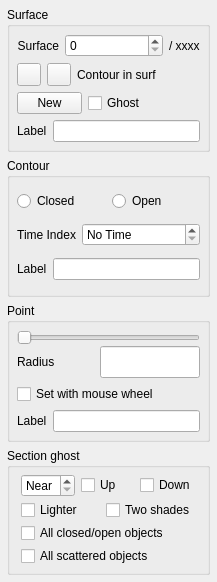
<?xml version="1.0" encoding="UTF-8"?>
<ui version="4.0">
 <class>ContSurfPoint</class>
 <widget class="QWidget" name="ContSurfPoint">
  <property name="geometry">
   <rect>
    <x>0</x>
    <y>0</y>
    <width>217</width>
    <height>582</height>
   </rect>
  </property>
  <property name="focusPolicy">
   <enum>Qt::StrongFocus</enum>
  </property>
  <property name="windowTitle">
   <string>3dmod Surf/Cont/Point</string>
  </property>
  <layout class="QVBoxLayout">
   <property name="spacing">
    <number>6</number>
   </property>
   <property name="margin">
    <number>7</number>
   </property>
   <item>
    <widget class="QGroupBox" name="surfaceGroup">
     <property name="sizePolicy">
      <sizepolicy hsizetype="Preferred" vsizetype="Preferred">
       <horstretch>0</horstretch>
       <verstretch>1</verstretch>
      </sizepolicy>
     </property>
     <property name="title">
      <string>Surface</string>
     </property>
     <layout class="QVBoxLayout">
      <property name="spacing">
       <number>6</number>
      </property>
      <property name="margin">
       <number>7</number>
      </property>
      <item>
       <layout class="QHBoxLayout">
        <property name="spacing">
         <number>6</number>
        </property>
        <property name="margin">
         <number>0</number>
        </property>
        <item>
         <widget class="QLabel" name="TextLabel1">
          <property name="text">
           <string>Surface</string>
          </property>
          <property name="alignment">
           <set>Qt::AlignRight|Qt::AlignTrailing|Qt::AlignVCenter</set>
          </property>
          <property name="wordWrap">
           <bool>false</bool>
          </property>
         </widget>
        </item>
        <item>
         <widget class="QSpinBox" name="surfaceSpinBox">
          <property name="sizePolicy">
           <sizepolicy hsizetype="Minimum" vsizetype="Fixed">
            <horstretch>1</horstretch>
            <verstretch>0</verstretch>
           </sizepolicy>
          </property>
          <property name="focusPolicy">
           <enum>Qt::ClickFocus</enum>
          </property>
          <property name="toolTip">
           <string>Current surface/Enter surface to go to (hot keys 7/8 for previous/next surface)</string>
          </property>
          <property name="keyboardTracking">
           <bool>false</bool>
          </property>
         </widget>
        </item>
        <item>
         <widget class="QLabel" name="surfaceLabel">
          <property name="text">
           <string>/ xxxx</string>
          </property>
          <property name="alignment">
           <set>Qt::AlignLeading|Qt::AlignLeft|Qt::AlignVCenter</set>
          </property>
          <property name="wordWrap">
           <bool>false</bool>
          </property>
         </widget>
        </item>
       </layout>
      </item>
      <item>
       <layout class="QHBoxLayout">
        <property name="spacing">
         <number>6</number>
        </property>
        <property name="margin">
         <number>0</number>
        </property>
        <item>
         <widget class="QToolButton" name="upContButton">
          <property name="sizePolicy">
           <sizepolicy hsizetype="Minimum" vsizetype="Minimum">
            <horstretch>0</horstretch>
            <verstretch>0</verstretch>
           </sizepolicy>
          </property>
          <property name="minimumSize">
           <size>
            <width>0</width>
            <height>0</height>
           </size>
          </property>
          <property name="maximumSize">
           <size>
            <width>100</width>
            <height>100</height>
           </size>
          </property>
          <property name="focusPolicy">
           <enum>Qt::NoFocus</enum>
          </property>
          <property name="toolTip">
           <string>Go to next contour in this surface (hot key 6)</string>
          </property>
          <property name="text">
           <string/>
          </property>
          <property name="icon">
           <iconset resource="3dmod.qrc">
            <normaloff>:/images/uparrow.png</normaloff>:/images/uparrow.png</iconset>
          </property>
          <property name="autoRepeat">
           <bool>true</bool>
          </property>
         </widget>
        </item>
        <item>
         <widget class="QToolButton" name="downContButton">
          <property name="focusPolicy">
           <enum>Qt::NoFocus</enum>
          </property>
          <property name="toolTip">
           <string>Go to previous contour in this surface (hot key 5)</string>
          </property>
          <property name="text">
           <string/>
          </property>
          <property name="icon">
           <iconset resource="3dmod.qrc">
            <normaloff>:/images/downarrow.png</normaloff>:/images/downarrow.png</iconset>
          </property>
          <property name="autoRepeat">
           <bool>true</bool>
          </property>
         </widget>
        </item>
        <item>
         <widget class="QLabel" name="TextLabel1_2">
          <property name="sizePolicy">
           <sizepolicy hsizetype="Preferred" vsizetype="Preferred">
            <horstretch>0</horstretch>
            <verstretch>0</verstretch>
           </sizepolicy>
          </property>
          <property name="text">
           <string>Contour in surf</string>
          </property>
          <property name="alignment">
           <set>Qt::AlignLeading|Qt::AlignLeft|Qt::AlignVCenter</set>
          </property>
          <property name="wordWrap">
           <bool>false</bool>
          </property>
         </widget>
        </item>
        <item>
         <spacer name="Spacer2">
          <property name="orientation">
           <enum>Qt::Horizontal</enum>
          </property>
          <property name="sizeType">
           <enum>QSizePolicy::Expanding</enum>
          </property>
          <property name="sizeHint" stdset="0">
           <size>
            <width>5</width>
            <height>0</height>
           </size>
          </property>
         </spacer>
        </item>
       </layout>
      </item>
      <item>
       <layout class="QHBoxLayout">
        <property name="spacing">
         <number>6</number>
        </property>
        <property name="margin">
         <number>0</number>
        </property>
        <item>
         <widget class="QPushButton" name="newSurfButton">
          <property name="sizePolicy">
           <sizepolicy hsizetype="Fixed" vsizetype="Fixed">
            <horstretch>0</horstretch>
            <verstretch>0</verstretch>
           </sizepolicy>
          </property>
          <property name="maximumSize">
           <size>
            <width>65</width>
            <height>32767</height>
           </size>
          </property>
          <property name="focusPolicy">
           <enum>Qt::NoFocus</enum>
          </property>
          <property name="toolTip">
           <string> (hot key Shift+N)</string>
          </property>
          <property name="text">
           <string>New</string>
          </property>
         </widget>
        </item>
        <item>
         <widget class="QCheckBox" name="surfGhostBox">
          <property name="focusPolicy">
           <enum>Qt::NoFocus</enum>
          </property>
          <property name="toolTip">
           <string>Highlight current surface in image display</string>
          </property>
          <property name="text">
           <string>Ghost</string>
          </property>
         </widget>
        </item>
       </layout>
      </item>
      <item>
       <layout class="QHBoxLayout">
        <item>
         <widget class="QLabel" name="TextLabel4_2">
          <property name="text">
           <string>Label</string>
          </property>
          <property name="wordWrap">
           <bool>false</bool>
          </property>
         </widget>
        </item>
        <item>
         <widget class="QLineEdit" name="surfaceLabelEdit">
          <property name="sizePolicy">
           <sizepolicy hsizetype="Expanding" vsizetype="Fixed">
            <horstretch>1</horstretch>
            <verstretch>0</verstretch>
           </sizepolicy>
          </property>
          <property name="focusPolicy">
           <enum>Qt::ClickFocus</enum>
          </property>
          <property name="toolTip">
           <string>Enter a label for this contour</string>
          </property>
         </widget>
        </item>
       </layout>
      </item>
     </layout>
    </widget>
   </item>
   <item>
    <widget class="QGroupBox" name="GroupBox4">
     <property name="sizePolicy">
      <sizepolicy hsizetype="Preferred" vsizetype="Preferred">
       <horstretch>0</horstretch>
       <verstretch>1</verstretch>
      </sizepolicy>
     </property>
     <property name="title">
      <string>Contour</string>
     </property>
     <layout class="QVBoxLayout">
      <property name="spacing">
       <number>6</number>
      </property>
      <property name="margin">
       <number>7</number>
      </property>
      <item>
       <layout class="QHBoxLayout">
        <property name="spacing">
         <number>6</number>
        </property>
        <property name="margin">
         <number>0</number>
        </property>
        <item>
         <widget class="QRadioButton" name="closedRadioButton">
          <property name="focusPolicy">
           <enum>Qt::NoFocus</enum>
          </property>
          <property name="toolTip">
           <string>Make contour closed in closed-type object (hot key Shift+O to toggle)</string>
          </property>
          <property name="text">
           <string>Closed</string>
          </property>
         </widget>
        </item>
        <item>
         <widget class="QRadioButton" name="openRadioButton">
          <property name="focusPolicy">
           <enum>Qt::NoFocus</enum>
          </property>
          <property name="toolTip">
           <string>Make contour open in closed-type object (hot key Shift+O to toggle)</string>
          </property>
          <property name="text">
           <string>Open</string>
          </property>
         </widget>
        </item>
       </layout>
      </item>
      <item>
       <layout class="QHBoxLayout">
        <property name="spacing">
         <number>6</number>
        </property>
        <property name="margin">
         <number>0</number>
        </property>
        <item>
         <widget class="QLabel" name="TextLabel3">
          <property name="text">
           <string>Time Index</string>
          </property>
          <property name="alignment">
           <set>Qt::AlignRight|Qt::AlignTrailing|Qt::AlignVCenter</set>
          </property>
          <property name="wordWrap">
           <bool>false</bool>
          </property>
         </widget>
        </item>
        <item>
         <widget class="QSpinBox" name="timeSpinBox">
          <property name="sizePolicy">
           <sizepolicy hsizetype="Minimum" vsizetype="Fixed">
            <horstretch>1</horstretch>
            <verstretch>0</verstretch>
           </sizepolicy>
          </property>
          <property name="focusPolicy">
           <enum>Qt::ClickFocus</enum>
          </property>
          <property name="toolTip">
           <string>Set time at which contour is displayed</string>
          </property>
          <property name="specialValueText">
           <string>No Time</string>
          </property>
          <property name="keyboardTracking">
           <bool>false</bool>
          </property>
         </widget>
        </item>
       </layout>
      </item>
      <item>
       <layout class="QHBoxLayout">
        <property name="spacing">
         <number>6</number>
        </property>
        <property name="margin">
         <number>0</number>
        </property>
        <item>
         <widget class="QLabel" name="TextLabel4">
          <property name="text">
           <string>Label</string>
          </property>
          <property name="wordWrap">
           <bool>false</bool>
          </property>
         </widget>
        </item>
        <item>
         <widget class="QLineEdit" name="contourEdit">
          <property name="sizePolicy">
           <sizepolicy hsizetype="Expanding" vsizetype="Fixed">
            <horstretch>1</horstretch>
            <verstretch>0</verstretch>
           </sizepolicy>
          </property>
          <property name="focusPolicy">
           <enum>Qt::ClickFocus</enum>
          </property>
          <property name="toolTip">
           <string>Enter a label for this contour</string>
          </property>
         </widget>
        </item>
       </layout>
      </item>
     </layout>
    </widget>
   </item>
   <item>
    <widget class="QGroupBox" name="GroupBox5">
     <property name="sizePolicy">
      <sizepolicy hsizetype="Preferred" vsizetype="Preferred">
       <horstretch>0</horstretch>
       <verstretch>1</verstretch>
      </sizepolicy>
     </property>
     <property name="title">
      <string>Point</string>
     </property>
     <layout class="QVBoxLayout">
      <property name="spacing">
       <number>6</number>
      </property>
      <property name="margin">
       <number>7</number>
      </property>
      <item>
       <layout class="QVBoxLayout">
        <property name="spacing">
         <number>1</number>
        </property>
        <property name="margin">
         <number>0</number>
        </property>
        <item>
         <widget class="QSlider" name="pointSizeSlider">
          <property name="focusPolicy">
           <enum>Qt::NoFocus</enum>
          </property>
          <property name="toolTip">
           <string>Adjust individual point radius (in unbinned pixels)</string>
          </property>
          <property name="maximum">
           <number>500</number>
          </property>
          <property name="pageStep">
           <number>5</number>
          </property>
          <property name="orientation">
           <enum>Qt::Horizontal</enum>
          </property>
         </widget>
        </item>
        <item>
         <layout class="QHBoxLayout">
          <property name="spacing">
           <number>6</number>
          </property>
          <property name="margin">
           <number>0</number>
          </property>
          <item>
           <widget class="QLabel" name="TextLabel5">
            <property name="sizePolicy">
             <sizepolicy hsizetype="Preferred" vsizetype="Preferred">
              <horstretch>0</horstretch>
              <verstretch>0</verstretch>
             </sizepolicy>
            </property>
            <property name="text">
             <string>Radius</string>
            </property>
            <property name="alignment">
             <set>Qt::AlignLeading|Qt::AlignLeft|Qt::AlignVCenter</set>
            </property>
            <property name="wordWrap">
             <bool>false</bool>
            </property>
           </widget>
          </item>
          <item>
           <widget class="QLineEdit" name="pointSizeEdit">
            <property name="sizePolicy">
             <sizepolicy hsizetype="Fixed" vsizetype="Fixed">
              <horstretch>0</horstretch>
              <verstretch>0</verstretch>
             </sizepolicy>
            </property>
            <property name="maximumSize">
             <size>
              <width>100</width>
              <height>32767</height>
             </size>
            </property>
            <property name="focusPolicy">
             <enum>Qt::ClickFocus</enum>
            </property>
            <property name="toolTip">
             <string>Enter individual point radius (in unbinned pixels)</string>
            </property>
            <property name="alignment">
             <set>Qt::AlignRight</set>
            </property>
           </widget>
          </item>
         </layout>
        </item>
       </layout>
      </item>
      <item>
       <widget class="QCheckBox" name="mouseSizeBox">
        <property name="toolTip">
         <string>Use mouse wheel to adjust size of current point</string>
        </property>
        <property name="text">
         <string>Set with mouse wheel</string>
        </property>
       </widget>
      </item>
      <item>
       <layout class="QHBoxLayout">
        <property name="spacing">
         <number>6</number>
        </property>
        <property name="margin">
         <number>0</number>
        </property>
        <item>
         <widget class="QLabel" name="TextLabel6">
          <property name="text">
           <string>Label</string>
          </property>
          <property name="wordWrap">
           <bool>false</bool>
          </property>
         </widget>
        </item>
        <item>
         <widget class="QLineEdit" name="pointLabelEdit">
          <property name="sizePolicy">
           <sizepolicy hsizetype="Expanding" vsizetype="Fixed">
            <horstretch>1</horstretch>
            <verstretch>0</verstretch>
           </sizepolicy>
          </property>
          <property name="focusPolicy">
           <enum>Qt::ClickFocus</enum>
          </property>
          <property name="toolTip">
           <string>Set label for individual point</string>
          </property>
         </widget>
        </item>
       </layout>
      </item>
     </layout>
    </widget>
   </item>
   <item>
    <widget class="QGroupBox" name="GroupBox6">
     <property name="sizePolicy">
      <sizepolicy hsizetype="MinimumExpanding" vsizetype="Preferred">
       <horstretch>0</horstretch>
       <verstretch>0</verstretch>
      </sizepolicy>
     </property>
     <property name="title">
      <string>Section ghost</string>
     </property>
     <layout class="QVBoxLayout" name="verticalLayout">
      <property name="spacing">
       <number>3</number>
      </property>
      <property name="topMargin">
       <number>6</number>
      </property>
      <property name="bottomMargin">
       <number>6</number>
      </property>
      <item>
       <layout class="QHBoxLayout">
        <item>
         <widget class="QSpinBox" name="ghostSpinBox">
          <property name="focusPolicy">
           <enum>Qt::ClickFocus</enum>
          </property>
          <property name="toolTip">
           <string>Set number of sections away that ghosts will display (Near for nearest section with contours)</string>
          </property>
          <property name="specialValueText">
           <string>Near</string>
          </property>
          <property name="keyboardTracking">
           <bool>false</bool>
          </property>
          <property name="minimum">
           <number>0</number>
          </property>
          <property name="maximum">
           <number>501</number>
          </property>
         </widget>
        </item>
        <item>
         <widget class="QCheckBox" name="upGhostBox">
          <property name="focusPolicy">
           <enum>Qt::NoFocus</enum>
          </property>
          <property name="toolTip">
           <string>Display ghost contours onto following sections</string>
          </property>
          <property name="text">
           <string>Up</string>
          </property>
         </widget>
        </item>
        <item>
         <widget class="QCheckBox" name="downGhostBox">
          <property name="focusPolicy">
           <enum>Qt::NoFocus</enum>
          </property>
          <property name="toolTip">
           <string>Display ghost contours onto preceding sections</string>
          </property>
          <property name="text">
           <string>Down</string>
          </property>
         </widget>
        </item>
       </layout>
      </item>
      <item>
       <layout class="QHBoxLayout">
        <item>
         <widget class="QCheckBox" name="lighterGhostBox">
          <property name="focusPolicy">
           <enum>Qt::NoFocus</enum>
          </property>
          <property name="toolTip">
           <string>Use lighter instead of darker color for ghost contours (or ones from lower sections if showing contours from two directions in two shades)</string>
          </property>
          <property name="text">
           <string>Lighter</string>
          </property>
         </widget>
        </item>
        <item>
         <widget class="QCheckBox" name="twoShadesBox">
          <property name="focusPolicy">
           <enum>Qt::NoFocus</enum>
          </property>
          <property name="toolTip">
           <string>Use darker and lighter colors for contours at lower and higher Z when showing both (reverse if Lighter checked)</string>
          </property>
          <property name="text">
           <string>Two shades</string>
          </property>
         </widget>
        </item>
       </layout>
      </item>
      <item>
       <widget class="QCheckBox" name="allObjGhostBox">
        <property name="focusPolicy">
         <enum>Qt::NoFocus</enum>
        </property>
        <property name="toolTip">
         <string>Show ghosts for all closed and open contour objects, not just current object</string>
        </property>
        <property name="text">
         <string>All closed/open objects</string>
        </property>
       </widget>
      </item>
      <item>
       <widget class="QCheckBox" name="allScatteredBox">
        <property name="focusPolicy">
         <enum>Qt::NoFocus</enum>
        </property>
        <property name="toolTip">
         <string>Show ghosts for all scattered point objects, not just current object</string>
        </property>
        <property name="text">
         <string>All scattered objects</string>
        </property>
       </widget>
      </item>
     </layout>
    </widget>
   </item>
  </layout>
 </widget>
 <layoutdefault spacing="6" margin="11"/>
 <resources>
  <include location="3dmod.qrc"/>
 </resources>
 <connections>
  <connection>
   <sender>upContButton</sender>
   <signal>clicked()</signal>
   <receiver>ContSurfPoint</receiver>
   <slot>upContPressed()</slot>
   <hints>
    <hint type="sourcelabel">
     <x>20</x>
     <y>20</y>
    </hint>
    <hint type="destinationlabel">
     <x>20</x>
     <y>20</y>
    </hint>
   </hints>
  </connection>
  <connection>
   <sender>newSurfButton</sender>
   <signal>clicked()</signal>
   <receiver>ContSurfPoint</receiver>
   <slot>newSurfPressed()</slot>
   <hints>
    <hint type="sourcelabel">
     <x>20</x>
     <y>20</y>
    </hint>
    <hint type="destinationlabel">
     <x>20</x>
     <y>20</y>
    </hint>
   </hints>
  </connection>
  <connection>
   <sender>surfGhostBox</sender>
   <signal>toggled(bool)</signal>
   <receiver>ContSurfPoint</receiver>
   <slot>surfGhostToggled(bool)</slot>
   <hints>
    <hint type="sourcelabel">
     <x>20</x>
     <y>20</y>
    </hint>
    <hint type="destinationlabel">
     <x>20</x>
     <y>20</y>
    </hint>
   </hints>
  </connection>
  <connection>
   <sender>closedRadioButton</sender>
   <signal>clicked()</signal>
   <receiver>ContSurfPoint</receiver>
   <slot>closedClicked()</slot>
   <hints>
    <hint type="sourcelabel">
     <x>20</x>
     <y>20</y>
    </hint>
    <hint type="destinationlabel">
     <x>20</x>
     <y>20</y>
    </hint>
   </hints>
  </connection>
  <connection>
   <sender>openRadioButton</sender>
   <signal>clicked()</signal>
   <receiver>ContSurfPoint</receiver>
   <slot>openClicked()</slot>
   <hints>
    <hint type="sourcelabel">
     <x>20</x>
     <y>20</y>
    </hint>
    <hint type="destinationlabel">
     <x>20</x>
     <y>20</y>
    </hint>
   </hints>
  </connection>
  <connection>
   <sender>pointSizeSlider</sender>
   <signal>sliderReleased()</signal>
   <receiver>ContSurfPoint</receiver>
   <slot>pointSliderReleased()</slot>
   <hints>
    <hint type="sourcelabel">
     <x>20</x>
     <y>20</y>
    </hint>
    <hint type="destinationlabel">
     <x>20</x>
     <y>20</y>
    </hint>
   </hints>
  </connection>
  <connection>
   <sender>pointSizeSlider</sender>
   <signal>sliderPressed()</signal>
   <receiver>ContSurfPoint</receiver>
   <slot>pointSliderPressed()</slot>
   <hints>
    <hint type="sourcelabel">
     <x>20</x>
     <y>20</y>
    </hint>
    <hint type="destinationlabel">
     <x>20</x>
     <y>20</y>
    </hint>
   </hints>
  </connection>
  <connection>
   <sender>pointSizeSlider</sender>
   <signal>valueChanged(int)</signal>
   <receiver>ContSurfPoint</receiver>
   <slot>pointSliderChanged(int)</slot>
   <hints>
    <hint type="sourcelabel">
     <x>20</x>
     <y>20</y>
    </hint>
    <hint type="destinationlabel">
     <x>20</x>
     <y>20</y>
    </hint>
   </hints>
  </connection>
  <connection>
   <sender>upGhostBox</sender>
   <signal>toggled(bool)</signal>
   <receiver>ContSurfPoint</receiver>
   <slot>upGhostToggled(bool)</slot>
   <hints>
    <hint type="sourcelabel">
     <x>20</x>
     <y>20</y>
    </hint>
    <hint type="destinationlabel">
     <x>20</x>
     <y>20</y>
    </hint>
   </hints>
  </connection>
  <connection>
   <sender>downGhostBox</sender>
   <signal>toggled(bool)</signal>
   <receiver>ContSurfPoint</receiver>
   <slot>downGhostToggled(bool)</slot>
   <hints>
    <hint type="sourcelabel">
     <x>20</x>
     <y>20</y>
    </hint>
    <hint type="destinationlabel">
     <x>20</x>
     <y>20</y>
    </hint>
   </hints>
  </connection>
  <connection>
   <sender>contourEdit</sender>
   <signal>textChanged(QString)</signal>
   <receiver>ContSurfPoint</receiver>
   <slot>contLabelChanged(QString)</slot>
   <hints>
    <hint type="sourcelabel">
     <x>20</x>
     <y>20</y>
    </hint>
    <hint type="destinationlabel">
     <x>20</x>
     <y>20</y>
    </hint>
   </hints>
  </connection>
  <connection>
   <sender>contourEdit</sender>
   <signal>returnPressed()</signal>
   <receiver>ContSurfPoint</receiver>
   <slot>setFocus()</slot>
   <hints>
    <hint type="sourcelabel">
     <x>20</x>
     <y>20</y>
    </hint>
    <hint type="destinationlabel">
     <x>20</x>
     <y>20</y>
    </hint>
   </hints>
  </connection>
  <connection>
   <sender>pointSizeEdit</sender>
   <signal>editingFinished()</signal>
   <receiver>ContSurfPoint</receiver>
   <slot>setFocus()</slot>
   <hints>
    <hint type="sourcelabel">
     <x>20</x>
     <y>20</y>
    </hint>
    <hint type="destinationlabel">
     <x>20</x>
     <y>20</y>
    </hint>
   </hints>
  </connection>
  <connection>
   <sender>pointSizeEdit</sender>
   <signal>editingFinished()</signal>
   <receiver>ContSurfPoint</receiver>
   <slot>pointSizeEntered()</slot>
   <hints>
    <hint type="sourcelabel">
     <x>20</x>
     <y>20</y>
    </hint>
    <hint type="destinationlabel">
     <x>20</x>
     <y>20</y>
    </hint>
   </hints>
  </connection>
  <connection>
   <sender>pointLabelEdit</sender>
   <signal>returnPressed()</signal>
   <receiver>ContSurfPoint</receiver>
   <slot>setFocus()</slot>
   <hints>
    <hint type="sourcelabel">
     <x>20</x>
     <y>20</y>
    </hint>
    <hint type="destinationlabel">
     <x>20</x>
     <y>20</y>
    </hint>
   </hints>
  </connection>
  <connection>
   <sender>pointLabelEdit</sender>
   <signal>textChanged(QString)</signal>
   <receiver>ContSurfPoint</receiver>
   <slot>pointLabelChanged(QString)</slot>
   <hints>
    <hint type="sourcelabel">
     <x>20</x>
     <y>20</y>
    </hint>
    <hint type="destinationlabel">
     <x>20</x>
     <y>20</y>
    </hint>
   </hints>
  </connection>
  <connection>
   <sender>pointLabelEdit</sender>
   <signal>editingFinished()</signal>
   <receiver>ContSurfPoint</receiver>
   <slot>pointLabelFinished()</slot>
   <hints>
    <hint type="sourcelabel">
     <x>20</x>
     <y>20</y>
    </hint>
    <hint type="destinationlabel">
     <x>20</x>
     <y>20</y>
    </hint>
   </hints>
  </connection>
  <connection>
   <sender>surfaceSpinBox</sender>
   <signal>valueChanged(int)</signal>
   <receiver>ContSurfPoint</receiver>
   <slot>setFocus()</slot>
   <hints>
    <hint type="sourcelabel">
     <x>20</x>
     <y>20</y>
    </hint>
    <hint type="destinationlabel">
     <x>20</x>
     <y>20</y>
    </hint>
   </hints>
  </connection>
  <connection>
   <sender>surfaceSpinBox</sender>
   <signal>valueChanged(int)</signal>
   <receiver>ContSurfPoint</receiver>
   <slot>surfaceChanged(int)</slot>
   <hints>
    <hint type="sourcelabel">
     <x>20</x>
     <y>20</y>
    </hint>
    <hint type="destinationlabel">
     <x>20</x>
     <y>20</y>
    </hint>
   </hints>
  </connection>
  <connection>
   <sender>timeSpinBox</sender>
   <signal>valueChanged(int)</signal>
   <receiver>ContSurfPoint</receiver>
   <slot>setFocus()</slot>
   <hints>
    <hint type="sourcelabel">
     <x>20</x>
     <y>20</y>
    </hint>
    <hint type="destinationlabel">
     <x>20</x>
     <y>20</y>
    </hint>
   </hints>
  </connection>
  <connection>
   <sender>timeSpinBox</sender>
   <signal>valueChanged(int)</signal>
   <receiver>ContSurfPoint</receiver>
   <slot>timeChanged(int)</slot>
   <hints>
    <hint type="sourcelabel">
     <x>20</x>
     <y>20</y>
    </hint>
    <hint type="destinationlabel">
     <x>20</x>
     <y>20</y>
    </hint>
   </hints>
  </connection>
  <connection>
   <sender>ghostSpinBox</sender>
   <signal>valueChanged(int)</signal>
   <receiver>ContSurfPoint</receiver>
   <slot>setFocus()</slot>
   <hints>
    <hint type="sourcelabel">
     <x>20</x>
     <y>20</y>
    </hint>
    <hint type="destinationlabel">
     <x>20</x>
     <y>20</y>
    </hint>
   </hints>
  </connection>
  <connection>
   <sender>ghostSpinBox</sender>
   <signal>valueChanged(int)</signal>
   <receiver>ContSurfPoint</receiver>
   <slot>ghostChanged(int)</slot>
   <hints>
    <hint type="sourcelabel">
     <x>20</x>
     <y>20</y>
    </hint>
    <hint type="destinationlabel">
     <x>20</x>
     <y>20</y>
    </hint>
   </hints>
  </connection>
  <connection>
   <sender>downContButton</sender>
   <signal>clicked()</signal>
   <receiver>ContSurfPoint</receiver>
   <slot>downContPressed()</slot>
   <hints>
    <hint type="sourcelabel">
     <x>20</x>
     <y>20</y>
    </hint>
    <hint type="destinationlabel">
     <x>20</x>
     <y>20</y>
    </hint>
   </hints>
  </connection>
  <connection>
   <sender>lighterGhostBox</sender>
   <signal>toggled(bool)</signal>
   <receiver>ContSurfPoint</receiver>
   <slot>lighterGhostToggled(bool)</slot>
   <hints>
    <hint type="sourcelabel">
     <x>20</x>
     <y>20</y>
    </hint>
    <hint type="destinationlabel">
     <x>20</x>
     <y>20</y>
    </hint>
   </hints>
  </connection>
  <connection>
   <sender>twoShadesBox</sender>
   <signal>toggled(bool)</signal>
   <receiver>ContSurfPoint</receiver>
   <slot>twoShadesToggled(bool)</slot>
   <hints>
    <hint type="sourcelabel">
     <x>20</x>
     <y>20</y>
    </hint>
    <hint type="destinationlabel">
     <x>20</x>
     <y>20</y>
    </hint>
   </hints>
  </connection>
  <connection>
   <sender>surfaceLabelEdit</sender>
   <signal>textChanged(QString)</signal>
   <receiver>ContSurfPoint</receiver>
   <slot>surfLabelChanged(QString)</slot>
   <hints>
    <hint type="sourcelabel">
     <x>20</x>
     <y>20</y>
    </hint>
    <hint type="destinationlabel">
     <x>20</x>
     <y>20</y>
    </hint>
   </hints>
  </connection>
  <connection>
   <sender>mouseSizeBox</sender>
   <signal>toggled(bool)</signal>
   <receiver>ContSurfPoint</receiver>
   <slot>mouseSizeToggled(bool)</slot>
   <hints>
    <hint type="sourcelabel">
     <x>20</x>
     <y>20</y>
    </hint>
    <hint type="destinationlabel">
     <x>20</x>
     <y>20</y>
    </hint>
   </hints>
  </connection>
  <connection>
   <sender>allObjGhostBox</sender>
   <signal>toggled(bool)</signal>
   <receiver>ContSurfPoint</receiver>
   <slot>allObjGhostToggled(bool)</slot>
   <hints>
    <hint type="sourcelabel">
     <x>20</x>
     <y>20</y>
    </hint>
    <hint type="destinationlabel">
     <x>20</x>
     <y>20</y>
    </hint>
   </hints>
  </connection>
  <connection>
   <sender>allScatteredBox</sender>
   <signal>toggled(bool)</signal>
   <receiver>ContSurfPoint</receiver>
   <slot>allScatteredToggled(bool)</slot>
   <hints>
    <hint type="sourcelabel">
     <x>20</x>
     <y>20</y>
    </hint>
    <hint type="destinationlabel">
     <x>20</x>
     <y>20</y>
    </hint>
   </hints>
  </connection>
 </connections>
</ui>
